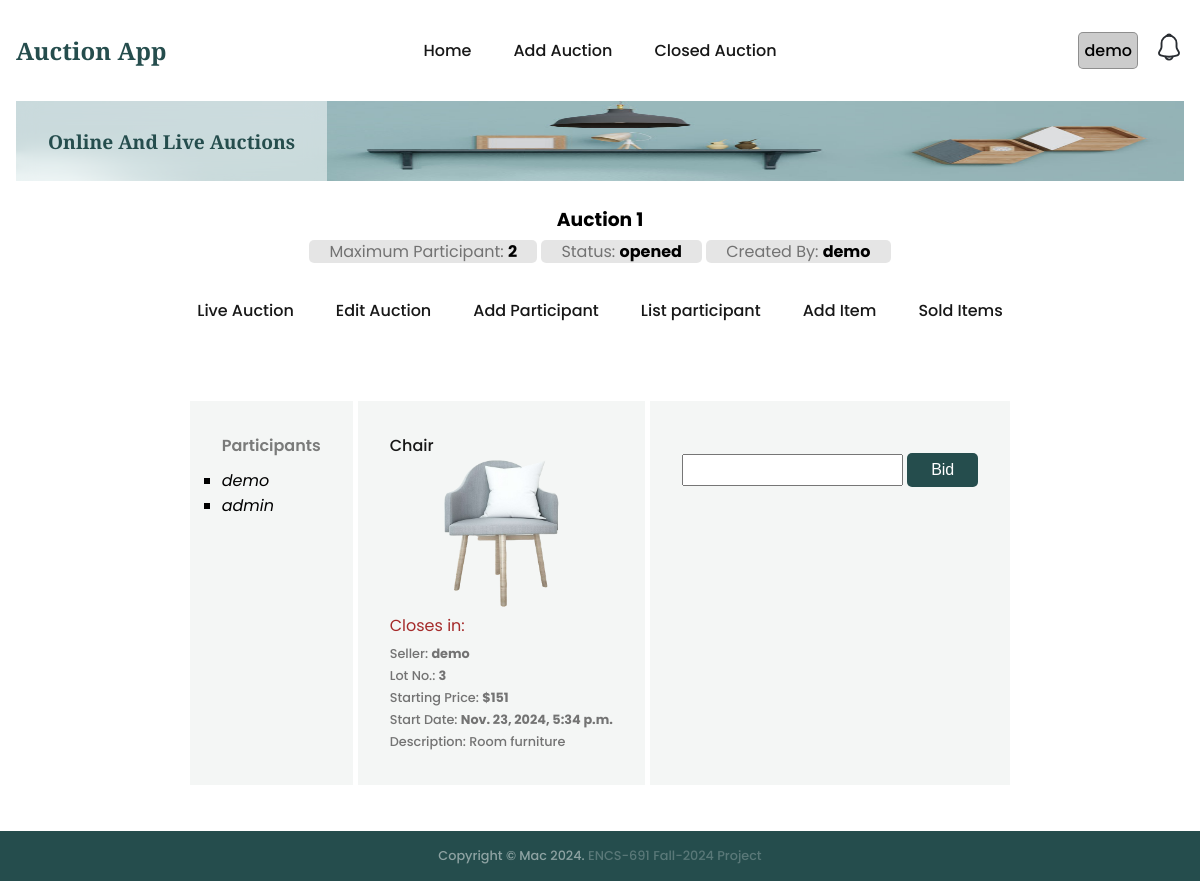
The page /auction/1/item/3/bid?page=auctionIndex (signed in) on the database its author committed.
### auctions/models.py (models this page shows, shortened)
class Auction(models.Model):
    name = models.CharField(max_length=200)
    description = models.CharField(max_length=200)
    status = models.CharField(max_length=200, default='opened')
    auction1 = models.CharField(max_length=200, default='0')
    maxparticipant = models.CharField(max_length=200, default='0')
    username = models.CharField(max_length=200, default='-')
    createdat = models.DateTimeField(default=timezone.now)

class Participant(models.Model):
    auctionid = models.CharField(max_length=200)
    userid = models.CharField(max_length=200)
    username = models.CharField(max_length=200)
    status = models.CharField(max_length=200)
    createdat = models.DateTimeField(default=timezone.now)

class Item(models.Model):
    auctionid = models.CharField(max_length=200)
    name = models.CharField(max_length=200)
    description = models.CharField(max_length=200)
    categoryid = models.CharField(max_length=200)
    subcategoryid = models.CharField(max_length=200)
    status = models.CharField(max_length=200)
    minimumbid = models.IntegerField()
    username = models.CharField(max_length=200)
    image = models.CharField(max_length=200)
    createdat = models.DateTimeField(default=timezone.now)
    startat = models.DateTimeField(default=timezone.now)
    endat = models.DateTimeField()

### auctions/views.py (the view)
# urls.py: path('auction/<int:aid>/item/<int:itemid>/bid', views.bidItem, name='bidItem'),
@login_required
def bidItem(req, aid, itemid):
    if req.method == 'POST':
      return addNewBid(req, aid, itemid)
    page = req.GET.get('page')
    triggers = {'index':'every 1s', 'soldItems':'load'}
    try:
        trigger = triggers[page]
    except Exception as e:
        logging.error(e)
        trigger = 'every 1s'
    bids = None
    auction = getRecordByPk(Auction, aid)
    try:
        participants = Participant.objects.filter(auctionid=aid, status='active')
    except:
        participants = None
    try:
        bids = Bid.objects.filter(auctionid=auction.id)
    except:
        logging.error(f'Item does not exist')
    item = getRecordByPk(Item, itemid)
    context = {
        'auction': auction,
        'item': item,
        'bids':bids,
        'participants': participants,
        'pageOptions':{'trigger':trigger}
    }
    return render(req, 'auctions/bidItem.html', context=context)

### auctions/utils.py (called while the page is built)
def getRecordByPk(model, id):
    try:
        record = model.objects.get(pk=id)
    except (KeyError, model.DoesNotExist):
        logging.error('getRecordByPk: model does not exist')
        return None
    else:
        return record

### templates/auctions/bidItem.html (shortened to what this page needs)
{% extends "auctions/auctionBase.html" %}
{% block auction_content %}
<div class="biditem-container">
  <section class="section__container product__container" id="product">
    <div class="biditem-grid">
      <div class="product__card biditem-participants">
        <div class="biditem-participants-header">Participants</div>
        {% if participants %}
        {% for participant in participants %}
        <ul id="{{participant.id}}" class="biditem-participants-list">
          <li class="participant__name">{{participant.username}}</li>
        </ul>
        {% endfor %}
        {% else %}
        <div class="auction-notice">No active participant found</div>
        {% endif %}
      </div>
      {% if item %}
      <div class="product__card biditem-item">
        <h4>{{item.name}}</h4>
        <img src="{{item.image}}" alt="{{item.name}}" />
        <div class="biditem-p" id="close-in">
          Closes in:
        </div>
        <p>Seller: <strong>{{item.username}}</strong></p>
        <p>Lot No.: <strong>{{item.id}}</strong></p>
        <p>Starting Price: <strong>${{item.minimumbid}}</strong></p>
        <p>Start Date: <strong>{{item.createdat}}</strong></p>
        <p>Description: {{item.description}}</p>
      </div>
      {% endif %}
      <div class="bid-info product__card" id="bid-info">
        {% if item.status != 'closed' %}
        <form class="bid-detail" hx-post="{% url 'auctions:bidItem' auction.id item.id %}" hx-target="#bid-response">
          <input class="input" required name="amount" type="number">
          <button type="submit" class="btn">Bid</button>
        </form>
        {% endif %}
      </div>
    </div>
  </section>
</div>
{% endblock %}

### templates/auctions/auctionBase.html
{% extends "base.html" %}
{% block content %}
<section class="section__container product__container" id="product">
    {% if auction %}
    <div class="auctionbase__header">
        <a href="{% url 'auctions:auctionIndex' auction.id %}">
            <h3>{{auction.name}}</h3>
            <span>Maximum Participant: <strong>{{auction.maxparticipant}}</strong></span>
            <span>Status: <strong>{{auction.status}}</strong></span>
            <span>Created By: <strong>{{auction.username}}</strong></span>
        </a>
    </div>
    <nav>
        <ul class="nav__links auction__nav__links" id="nav-links">
                {% with current_url=request.get_full_path %}
                    {% url 'auctions:auctionIndex' auction.id as url %}
                    <li class="{% if current_url == url %} active-menu {%endif%}">
                        <a href="{{ url }}">Live Auction</a>
                    </li>
                    {% url 'auctions:editAuction' auction.id as url %}
                    <li class="{% if current_url == url %} active-menu {%endif%}">
                        <a href="{{ url }}">Edit Auction</a>
                    </li>
                    {% url 'auctions:addParticipant' auction.id as url %}
                    <li class="{% if current_url == url %} active-menu {%endif%}">
                        <a href="{{ url }}">Add Participant</a>
                    </li>
                    {% url 'auctions:listParticipant' auction.id as url %}
                    <li class="{% if current_url == url %} active-menu {%endif%}">
                        <a href="{{ url }}">List participant</a>
                    </li>
                    {% url 'auctions:addItem' auction.id as url%}
                    <li class="{% if current_url == url %} active-menu {%endif%}">
                        <a href="{{ url }}">Add Item</a>
                    </li>
                    {% url 'auctions:getSoldItems' auction.id as url %}
                    <li class="{% if current_url == url %} active-menu {%endif%}">
                        <a href="{{ url }}">Sold Items</a>
                    </li>
                {% endwith %}
        </ul>
    </nav>
    {% include "auctions/message.html" %}
    {% block auction_content %}{% endblock %}
    {% else %}
        <div class="auction-notice">Auction not found</div>
    {% endif %}
</section>
{% endblock %}

### templates/base.html (shortened to what this page needs)
{% load static %}
<!DOCTYPE html>
<html lang="en">
<head>
  <link rel="stylesheet" href="{% static 'css/styles.css' %}" />
</head>
<body>
  <div id="main-container">
    <nav>
      <div class="nav__header">
        <div class="nav__logo">
          <a href="{% url 'auctions:index' %}" class="logo">Auction App</a>
        </div>
      </div>
      <ul class="nav__links" id="nav-links">
        {% with current_url=request.get_full_path %}
        {% url 'auctions:index' as url %}
        <li class="{% if current_url == url %} active-menu {%endif%}">
          <a href="{{url}}">Home</a>
        </li>
        {% url 'auctions:addAuction' as url %}
        <li class="{% if current_url == url %} active-menu {%endif%}">
          <a href="{{url}}">Add Auction</a>
        </li>
        {% url 'auctions:closedAuction' as url %}
        <li class="{% if current_url == url %} active-menu {%endif%}">
          <a href="{{url}}">Closed Auction</a>
        </li>
        {% endwith %}
      </ul>
      <div class="nav__notification" id="nav-notification">
        {% if user.is_authenticated %}
        <div class="user-container">
          <div id="systemuser">{{user.username}}</div>
        </div>
        <div class="notification-icon" hx-get="{% url 'auctions:notification' %}?type=list" hx-target="#modal-content">
        </div>
        {% else %}
        <a href="{% url 'users:login' %}">Login</a>
        {% endif %}
      </div>
    </nav>
    <header class="section__container header__container" id="home">
      <div class="header__image">
        <img src="{% static 'images/header.png' %}" alt="header" />
      </div>
      <div class="header__content">
        <div>
          <h1>Online And Live Auctions</h1>
        </div>
      </div>
    </header>
    {% block content %}{% endblock %}
  </div>
  <footer class="footer" id="contact">
    <div class="footer__bar">
      Copyright © Mac 2024. <span class="footer-span">ENCS-691 Fall-2024 Project</span>
    </div>
  </footer>
</body>
</html>

### rows shown on the page
Auction: name "Auction 1", maxparticipant "2", status "opened", username "demo"
Participant: username "demo"
Participant: username "admin"
Item: name "Chair", image (picture), username "demo", id "3", minimumbid "151", createdat "Nov. 23, 2024, 5:34 p.m.", description "Room furniture"

### other values the page prints
{{ user.username }} "demo"
